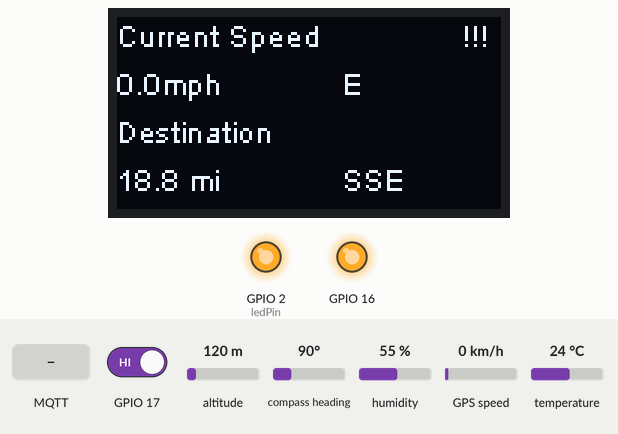
Recording of a sketch running on a simulated ESP32. On the bench: 128×64 one-colour display, output pins drawn as LEDs (lit = HIGH). The inputs (shaded band) are chosen by the test bench; at power-on: GPIO 17 HIGH, compass heading 90°, humidity 55 %, altitude 120 m, GPS speed 0 km/h, temperature 24 °C. WiFi joins after 1.5 s; servers stay silent unless stated; the GPS gets a fix after 3 s at 37.7749, -122.4194 with 8 satellites; no MQTT or app messages arrive unless stated; what the sketch prints to the serial monitor is not drawn.

Above: at 10.0 s.
10.1 s: GPIO 17 driven LOW
At 10.7 s:
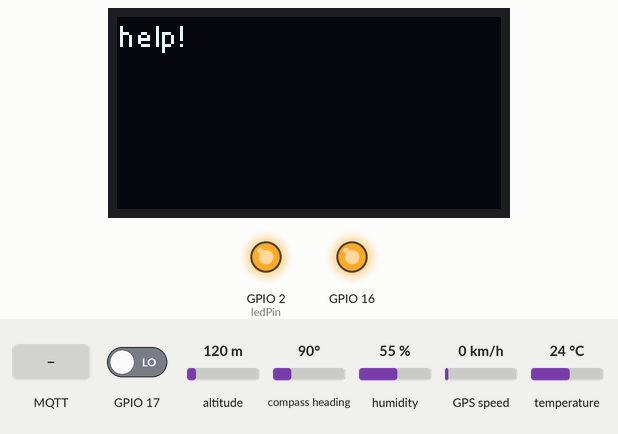
19.4 s: compass heading set to 7°
At 20.3 s:
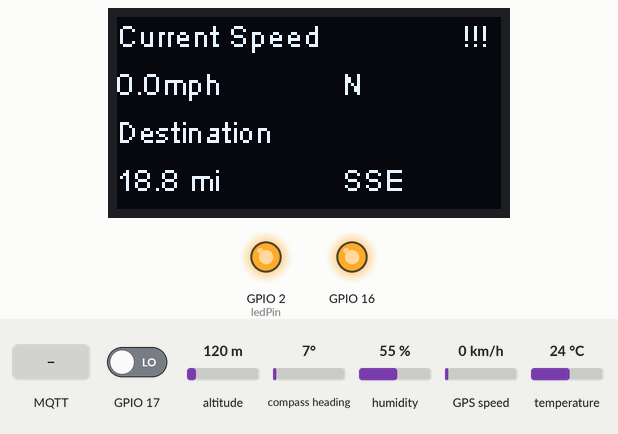
25.4 s: compass heading set to 269°
At 26.1 s:
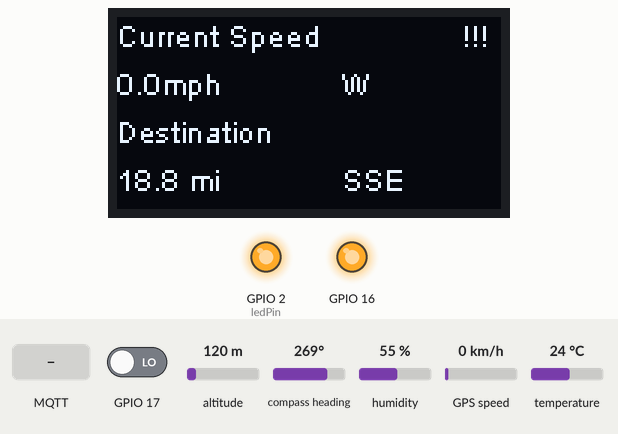
34.7 s: MQTT message "on" arrives on the first subscribed topic
At 35.7 s:
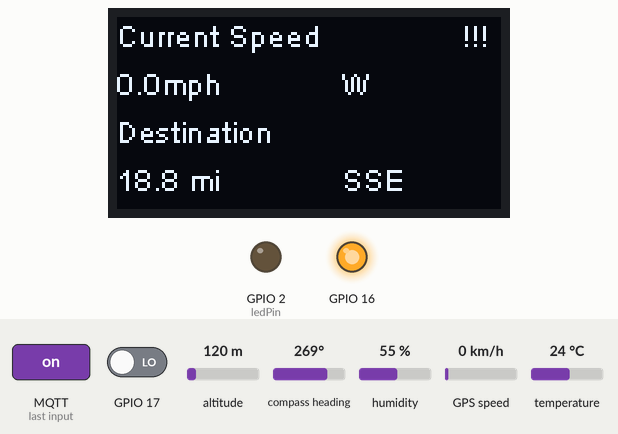
44.0 s: humidity set to 22 %
50.4 s: compass heading set to 180°
At 51.7 s:
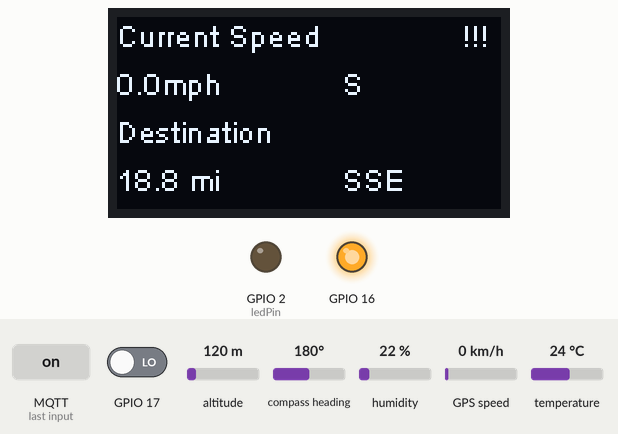
Timing chart, 0 to 53.4 s (numbered marks = the images above; inputs shaded):
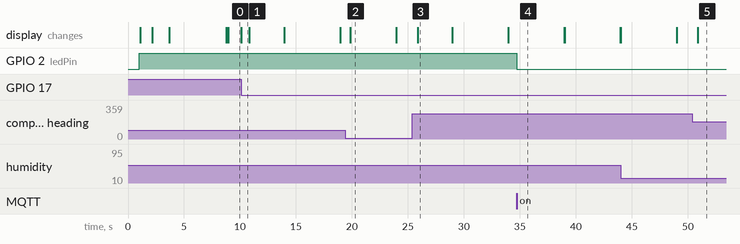

The sketch:

HELTEC_GPSOriginal.ino
```cpp
#include <WiFi.h>   // ESP8266 WiFi Libary
#include <PubSubClient.h>  // MQTT Library
#include "DHT.h"           // Digital Humidity and TemperatureLibary
#include "SSD1306Wire.h"   // OLED Library
#include <TinyGPS++.h>     // GPS Library

// ==== WIFI CONFIGURATION ====
#define WIFI_SSID     "Team6"
#define WIFI_PASSWORD "passw0rd!"
WiFiClient wifiClient;

// ==== MQTT BROKER CONFIGURATION ====
#define CLIENT_ID  "ESP32Team6"
#define MQTT_SERVER "129.213.166.182"
#define MQTT_PORT    1883
PubSubClient mqttClient(wifiClient);

// ==== DHT CONFIGURATION ====
#define DHT_PIN 5
DHT dht(DHT_PIN, DHT11);

// ==== OLED DISPLAY CONFIGURATION ====
#define OLED_SDA 4
#define OLED_SCL 15
SSD1306Wire  display(0x3c, OLED_SDA, OLED_SCL);

// ==== TINY GPS ++ CONFIGURATION ====
HardwareSerial SerialGPS(2);
#define RXD2 13 //16//Gpio pins Serial2
#define TXD2 -1 //17
TinyGPSPlus gps;

// ==== LED CONFIGURATION ====
const int ledPin = LED_BUILTIN; //Blue LED

// Global variables
String greeting = "";
String myIpAddress = "NA";
long lastTime = 0;

String latString;
String lngString;
String courseString;
String mpsString;
String mphString;
String cardinalString;
String distanceString;
String courseToString;
int lastButtonPress = HIGH;

// Destination cooridnates
// Oracle Conference Center: 37.532340, -122.264024
double destinationLat = 37.532340;
double destinationLng = -122.264024;
String Firefighter = "Unit1";

boolean wifiEnabled = false;

// Subscribe to a MQTT topic. Add MQTT topics here.
void mqttSubscribe() {
  mqttClient.subscribe("room/lamp");

}

// Receive incoming MQTT topic and message
void mqttMessageReceived(String topic, String message) {
  if (topic == "greeting") {
    greeting = message;
  }
  else if (topic == "room/lamp") {
    if (message == "on") {
      digitalWrite(ledPin, LOW);
      Serial.println("LED on");
    }
    else if (message == "off") {
      digitalWrite(ledPin, HIGH);
      Serial.println("LED off");
    }
  }
}

void setup() {
  //SERIAL MONITOR SETUP
  Serial.begin(115200);
  Serial.println("Serial monitor test");

  // Setup GPS Serial
  SerialGPS.begin(9600, SERIAL_8N1, RXD2, TXD2);
  delay(1000);

  // LED SETUP
  pinMode(ledPin, OUTPUT);
  digitalWrite(ledPin, HIGH); //(HIGH = off, LOW = on)
  // DHT SENSOR SETUP
  dht.begin();

  // OLED DISPLAY SETUP
  displaySetup();

  // WiFi SETUP
  wifiConnect();
  // MQTT SETUP
  mqttConnect();
}
bool ShrekButton = false;
void loop() {

  int button = 0;
  button = digitalRead(17);
  if (button == LOW && lastButtonPress == HIGH) {
    dualPrint("help!");
    ShrekButton = true;
    mqttPublish("shrek/button", ShrekButton);
  }   else {
    ShrekButton = false;
  }
  lastButtonPress = button;

  //Check MQTT and WiFi Connection
  mqttTestConnection();
  while (SerialGPS.available() > 0) {
    byte gpsData = SerialGPS.read();
    //Serial.write(gpsData); //Print debug
    gps.encode(gpsData);

    if (gps.location.isUpdated()) {
      // Get GPS coords as strings rounded to 6 decimals
      latString = String(gps.location.lat(), 6);
      lngString = String(gps.location.lng(), 6);
      courseString = String(gps.course.deg(), 2);
      mpsString = String(gps.speed.mps(), 2);
      mphString = String(gps.speed.mph(), 1);
      cardinalString = TinyGPSPlus::cardinal(gps.course.deg());

      calcDistanceCourse();

      display.clear();
      if (!wifiEnabled) {
        display.drawString(115, 0, "!!!");
      }
      display.drawString(0, 0, "Current Speed");
      display.drawString(0, 16,  mphString + "mph");
      display.drawString(75, 16, cardinalString);
      display.drawString(0, 32, "Destination");
      display.drawString(0, 48, distanceString);
      display.drawString(75, 48, courseToString);
      display.display();
      break;
    }
  }
  // Non-blocking timer used instead of delay. delay blocks all code from running.
  if (millis() - lastTime > 5000) {
    lastTime = millis();
    publishGPS();
    // Sensor readings may also be up to 2 seconds 'old' (its a very slow sensor)
    float humidity = dht.readHumidity();
    //    // Read temperature as Fahrenheit (true = Fahrenheit, false = Celcius)
    float fahrenheit = dht.readTemperature(true);
    //
    //    // Check if any reads failed and exit early (to try again).
    if (isnan(humidity) || isnan(fahrenheit)) {
      Serial.println("Failed to read from DHT sensor!");
    }

    //    // Print humidity and temp in Serial Monitor and OLED display
    dualPrint("Humidity: ");
    dualPrint(64,  0, humidity);
    dualPrint( 0, 10, "Temp(*F): ");
    dualPrint(64, 10, fahrenheit);
    //
    //    // Print greeting
    //    dualPrint(0, 30, greeting);
    //
    dualPrint( 0, 50, "MY IP: ");
    dualPrint(30, 50, myIpAddress);
    //
    //    // Publishes Temperature and Humidity values
    mqttPublish("shrek/humidity", humidity);
    mqttPublish("shrek/temperature", fahrenheit);
  }
}


void calcDistanceCourse() {
  double metersToDestination  =
    TinyGPSPlus::distanceBetween(
      gps.location.lat(),
      gps.location.lng(),
      destinationLat,
      destinationLng);
  double milesToDestination = metersToDestination / 1609.344;
  if (milesToDestination < .1) {
    distanceString = String(milesToDestination * 5280.0, 0) + " ft";
  }
  else {
    distanceString = String(milesToDestination, 1) + " mi";
  }

  double courseToDestination =
    TinyGPSPlus::courseTo(
      gps.location.lat(),
      gps.location.lng(),
      destinationLat,
      destinationLng);
  courseToString = TinyGPSPlus::cardinal(courseToDestination);
}

//Publish MQTT GPS messages
void publishGPS() {
  if (mqttClient.connected()) {
    String json = "{\"lat\":" + latString + ", \"lon\":" + lngString + ", \"name\":\"" + Firefighter + "\"}";
    //String s = latString + "," + lngString;
    String s = json;
    char tempString[s.length() + 1];
    s.toCharArray(tempString, s.length() + 1);
    mqttClient.publish("shrek/GPS", tempString);
  }
}

// ==== DISPLAY HELPER ======
void displaySetup() {

  pinMode(16, OUTPUT);
  digitalWrite(16, LOW); // set GPIO16 low to reset OLED
  delay(50);
  digitalWrite(16, HIGH); // while OLED is running, must set GPIO16 to high

  display.init();
  display.clear();
  display.flipScreenVertically();
  display.setTextAlignment(TEXT_ALIGN_LEFT);
  display.setFont(ArialMT_Plain_10);
  dualPrint(0, 0, "SSD1306 Working");
  display.display();
  delay(1000);
}

// ==== MQTT HELPER FUNCTIONS ====

void mqttPublish(String topic, String message) {
  Serial.println("mqttPublish: " + topic + " " + message);
  mqttClient.publish((char*)topic.c_str(), (char*)message.c_str());
}

//helper to convert number values to string
void mqttPublish(String topic, float f) {
  mqttPublish(topic, String(f));
}

void mqttTestConnection() {
  // MQTT Connection Test
  if (!mqttClient.connected()) {
    mqttConnect();
  }
  // WiFi Connection Test
  if (!mqttClient.loop())
    mqttClient.connect(CLIENT_ID);
}

// This functions mqttConnects your ESP8266 to your MQTT broker
void mqttConnect() {
  mqttClient.setServer(MQTT_SERVER, MQTT_PORT);
  mqttClient.setCallback(mqttCallback);

  // Display MQTT Configuration
  dualPrint("Connecting to MQTT");
  dualPrint( 0, 10, "Server:");
  dualPrint(40, 10, MQTT_SERVER);
  dualPrint( 0, 20, "Port:");
  dualPrint(40, 20, String(MQTT_PORT));

  // Loop until we're mqttConnected
  while (!mqttClient.connected()) {
    // Attempt to connect
    if (mqttClient.connect(CLIENT_ID)) {

      dualPrint(0, 50, "MQTT connected");
      mqttSubscribe();
    } else {
      Serial.print("failed, rc=");
      Serial.println(mqttClient.state());
      dualPrint(0, 30, "Check firewall settings.");
      delay(5000);
    }
  }
}

// This functions is executed when some device publishes a message to a topic that your ESP8266 is subscribed to
void mqttCallback(String topic, byte * message, unsigned int length) {
  Serial.print("mqttMessage topic: ");
  Serial.print(topic);
  Serial.print("  payload: ");
  String messageTemp;

  for (int i = 0; i < length; i++) {
    Serial.print((char)message[i]);
    messageTemp += (char)message[i];
  }
  Serial.println();
  mqttMessageReceived(topic, messageTemp);
}


// === WiFi Connection Helper Function ====
void wifiConnect() {
  delay(10);

  // Display WiFi connection configuration
  dualPrint("Connecting to WiFi");
  dualPrint(0,  10, "SSID: ");
  dualPrint(32, 10, WIFI_SSID);

  // Attempt WiFi connection
  WiFi.begin(WIFI_SSID, WIFI_PASSWORD);
  while (WiFi.status() != WL_CONNECTED) {
    delay(500);
    Serial.print(".");
  }
  Serial.println("");

  // WiFi connection successfull
  dualPrint(0, 20, "WiFi connected");

  // Save and display ESP8266 IP Address
  myIpAddress = WiFi.localIP().toString();
  dualPrint( 0, 50, "MY IP: ");
  dualPrint(30, 50, myIpAddress);

  delay(5000);
}

// === OLED DISPLAY HELPER FUNCTIONS ====
// [dualPrint] is a helper function that will print
// text in both the Serial Monitor & the OLED Display
void dualPrint(String text) {
  display.clear();
  Serial.println(text);
  display.drawString(0, 0, text);
  display.display();
}

void dualPrint(int x, int y, String text) {
  Serial.println(text);
  display.drawString(x, y, text);
  display.display();
}

// dualPrint function used for numbers
void dualPrint(int x, int y, float f) {
  dualPrint(x, y, String(f));
}

// dualPrint function used for numbers
void dualPrint(float f) {
  dualPrint(String(f));
}
```

Measured:
- after the input at 10.1 s, the display: changes at once (image 1)
- after the input at 19.4 s, the display: changes after 0.45 s (image 2)
- after the input at 25.4 s, the display: changes after 0.46 s (image 3)
- after the input at 34.7 s, GPIO 2 (ledPin): HIGH → LOW at once
- after the input at 50.4 s, the display: changes after 0.47 s (image 5)
- what the display in image 1 shows lasts 0.7 s, from 10.1 s to 10.8 s
- what the display in image 2 shows lasts 4.1 s, from 19.9 s to 24.0 s
